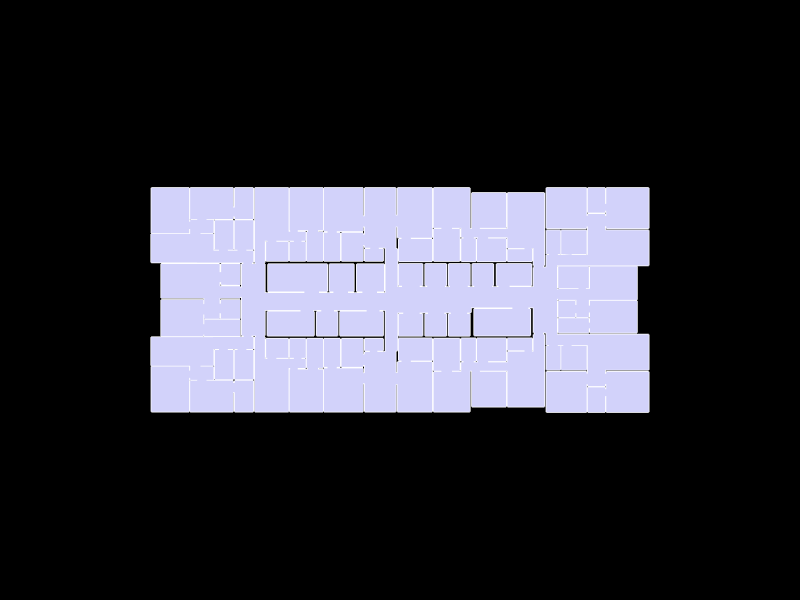

The notebook cell this image was saved under:
### Markdown cell above
## 6. Show the geometry

### Code cell
Topology.Show(gallery,
              camera=[0,0,6],
              faceColor=[210,210,250],
              faceOpacity=1,
              edgeColor="white",
              edgeWidth=3,
              showVertices=False,
              backgroundColor="black",
              width=800,
              height=600,
              renderer = renderer)

### Figure 1 — Plotly figure (JSON) as saved in the notebook; plotly's stock layout.template omitted (floating-point values rounded to 4 significant figures; data arrays with more than 128 entries replaced by an {"elided": "..."} marker saying what was removed)
{"data": [{"hoverinfo": "text", "legendgroup": "2", "legendrank": 2, "line": {"color": "white", "dash": "solid", "width": 3}, "marker": {"size": 0}, "mode": "lines", "name": "1: Untitled (Edges)", "showlegend": false, "text": "", "type": "scatter3d", "x": {"elided": "2235 float values"}, "y": {"elided": "2235 float values"}, "z": {"elided": "2235 int values"}}, {"cmax": 1, "cmin": 0, "color": "#D2D2FA", "colorscale": [[0, "#440154"], [0.1111, "#482878"], [0.2222, "#3e4989"], [0.3333, "#31688e"], [0.4444, "#26828e"], [0.5556, "#1f9e89"], [0.6667, "#35b779"], [0.7778, "#6ece58"], [0.8889, "#b5de2b"], [1, "#fde725"]], "flatshading": true, "hoverinfo": "text", "hovertext": "", "i": {"elided": "741 int values"}, "j": {"elided": "741 int values"}, "k": {"elided": "741 int values"}, "legendgroup": "3", "legendrank": 3, "lighting": {"facenormalsepsilon": 0}, "name": "1: Untitled (Faces)", "opacity": 1, "showlegend": false, "showscale": false, "text": "", "type": "mesh3d", "x": {"elided": "745 float values"}, "y": {"elided": "745 float values"}, "z": {"elided": "745 int values"}}], "layout": {"autosize": true, "height": 600, "margin": {"b": 40, "l": 40, "r": 40, "t": 40}, "paper_bgcolor": "#000000", "plot_bgcolor": "#000000", "scene": {"aspectmode": "data", "camera": {"center": {"x": 0, "y": 0, "z": 0}, "eye": {"x": 0, "y": 0, "z": 6}, "projection": {"type": "perspective"}, "up": {"x": 0, "y": 1, "z": 0}}, "xaxis": {"visible": false}, "yaxis": {"visible": false}, "zaxis": {"visible": false}}, "showlegend": true, "width": 800, "xaxis": {"showgrid": false, "visible": false, "zeroline": false}, "yaxis": {"showgrid": false, "visible": false, "zeroline": false}}}
